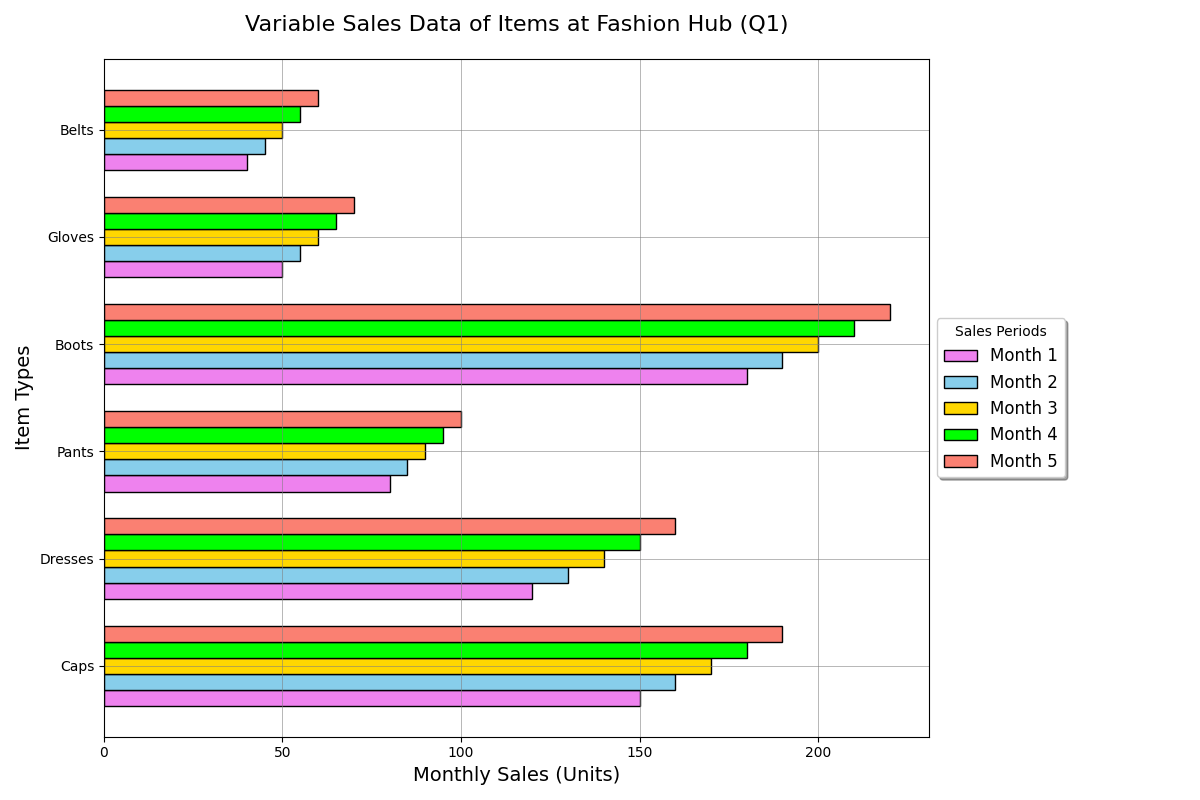

The script that drew this image:
import matplotlib.pyplot as plt
import numpy as np

products = ["Caps", "Dresses", "Pants", "Boots", "Gloves", "Belts"]  # Shuffled product names

sales_jan = [150, 120, 80, 180, 50, 40]
sales_feb = [160, 130, 85, 190, 55, 45]
sales_mar = [170, 140, 90, 200, 60, 50]
sales_apr = [180, 150, 95, 210, 65, 55]
sales_may = [190, 160, 100, 220, 70, 60]

fig, ax = plt.subplots(figsize=(12, 8))

bar_height = 0.15

r1 = np.arange(len(products))
r2 = [x + bar_height for x in r1]
r3 = [x + bar_height for x in r2]
r4 = [x + bar_height for x in r3]
r5 = [x + bar_height for x in r4]

bar1 = ax.barh(r1, sales_jan, color='violet', height=bar_height, edgecolor='black', label='Month 1')
bar2 = ax.barh(r2, sales_feb, color='skyblue', height=bar_height, edgecolor='black', label='Month 2')
bar3 = ax.barh(r3, sales_mar, color='gold', height=bar_height, edgecolor='black', label='Month 3')
bar4 = ax.barh(r4, sales_apr, color='lime', height=bar_height, edgecolor='black', label='Month 4')
bar5 = ax.barh(r5, sales_may, color='salmon', height=bar_height, edgecolor='black', label='Month 5')

ax.grid(linestyle='-', linewidth=0.5, alpha=0.8, color='grey')

plt.title('Variable Sales Data of Items at Fashion Hub (Q1)', fontsize=16, pad=20)  # Changed title
plt.ylabel('Item Types', fontsize=14)  # Changed y-axis label
plt.xlabel('Monthly Sales (Units)', fontsize=14)  # Changed x-axis label

plt.yticks([r + 2 * bar_height for r in r1], products)

plt.legend(loc='center left', bbox_to_anchor=(1, 0.5), title='Sales Periods', fontsize=12, frameon=True, shadow=True)  # Changed legend title
plt.tight_layout(rect=[0, 0, 0.9, 1])

plt.show()
